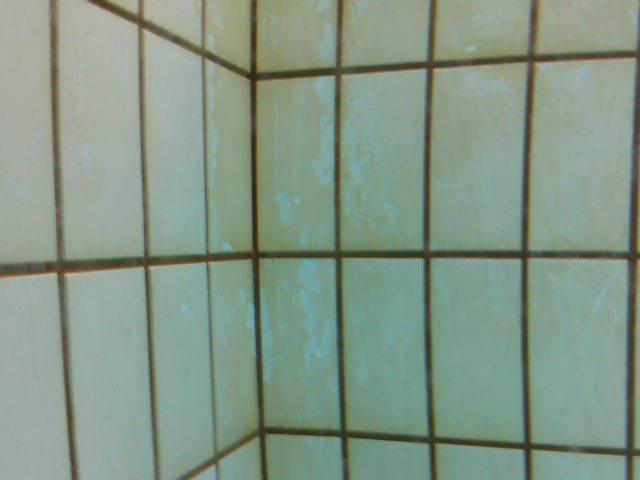
#> input picture Analysis/processed_data/Nov_21/4/1700535745_2750396.png, 640 x 480 px; its folder holds 4 pictures in this run
$ jupyter execute --allow-errors Align_script.ipynb
#> lines starting #> are read from the running program, lines starting #| are printed output that depends on the picture
[cell 1]
import pandas as pd
from glob import glob
import cv2
import numpy as np
import matplotlib.pyplot as plt

[cell 2]
images_list=sorted(glob("./processed_data/Nov_21/4/*.png"))
camera_data_clean=[x.split("/")[-1].split(".")[0] for x in images_list]
camera_data_clean=[x.split("_")[0]+"."+x.split("_")[1] for x in camera_data_clean]
camera_timestamps=np.array(camera_data_clean,np.float128)

[cell 3]
camera_tared=camera_timestamps-camera_timestamps[0]

[cell 4]
camera_tared

#> (a cell that did not finish here is left out)

#> (a cell that did not finish here is left out)

#> (a cell that did not finish here is left out)

#> (a cell that did not finish here is left out)

[cell 9]
lst=[]
#> (the rest of this cell did not finish here and is left out)

[cell 10]
def create_v_d(accs,imus):
    vels=[]
    prev_time=imus.iloc[0]["Timestamp"]/np.power(10,9)
    bias=imus.iloc[0][accs]
    prev_acc=0
    prev_vel=0
    for x in imus.iloc:

            #Avg acc * dt = dv
        vel_d=0.5*(prev_acc+x[accs]-bias)*(x["Timestamp"]/np.power(10,9)-prev_time)
        vel=prev_vel+vel_d
        prev_vel=vel
        prev_time=x["Timestamp"]/np.power(10,9)
        vels.append(vel)
    plt.figure()
    plt.ylabel("Velocity (m/s)")
    plt.xlabel("Time (s)")
    plt.plot(imus.iloc[:]["Timestamp"],vels)
    i=0
    prev_s=0
    prev_time=imus.iloc[0]["Timestamp"]/np.power(10,9)
    dists=[]
    for x in imus.iloc:

            #Avg acc * dt = dv
        s=prev_s+vels[i]*(x["Timestamp"]/np.power(10,9)-prev_time)+0.5*0.5*(prev_acc+x[accs]-bias)*np.square(x["Timestamp"]/np.power(10,9)-prev_time)
        prev_s=s
        prev_vel=vel
        prev_time=x["Timestamp"]/np.power(10,9)
        dists.append(s)
        i+=1
    plt.figure()
    plt.ylabel("Displacement (m)")
    plt.xlabel("Time (s)")
    plt.plot(imus.iloc[:]["Timestamp"],dists)
    return vels,dists
#> (the rest of this cell did not finish here and is left out)

#> (a cell that did not finish here is left out)

[cell 12]
l2=[]
#> (the rest of this cell did not finish here and is left out)

[cell 13]
print(len(images_list))
img=cv2.imread(images_list[0])
#> img is the input picture: shape (480, 640, 3); mean B, G, R 134.8, 151.3, 131.7
img_first=img[:,:int(640*0.60)]
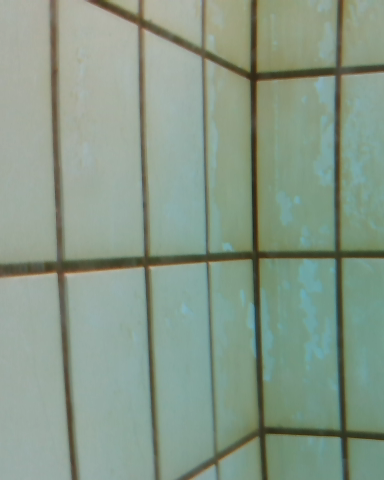
#> img_first: shape (480, 384, 3); mean B, G, R 136.5, 153, 135.1
plt.figure()
plt.imshow(img_first)
#> (the rest of this cell did not finish here and is left out)

[cell 14]
img_last=cv2.imread(images_list[-1])
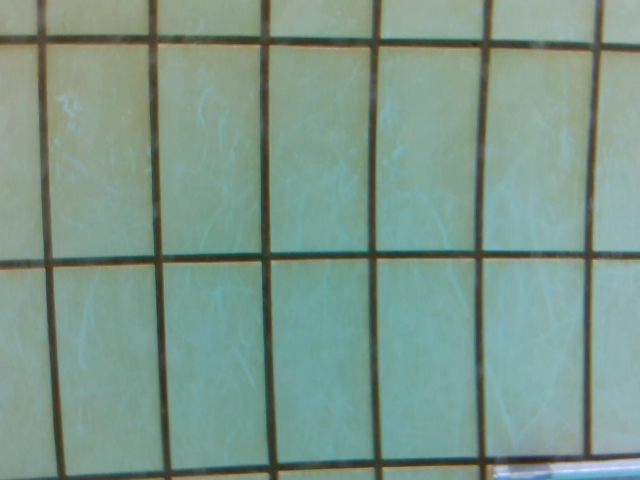
#> input picture Analysis/processed_data/Nov_21/4/1700535783_4594326.png, 640 x 480 px
#> img_last is the input picture: shape (480, 640, 3); mean B, G, R 138.2, 151.6, 124.1
plt.imshow(img_last[:,640//4:])
#print(img_last[:,:500])
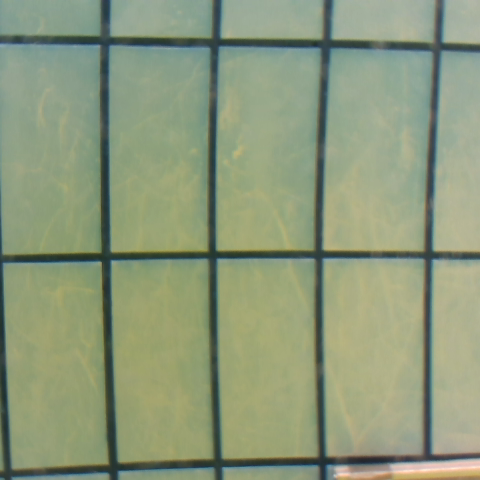
#> shown: shape (480, 480, 3); mean R, G, B 141, 153.3, 123
